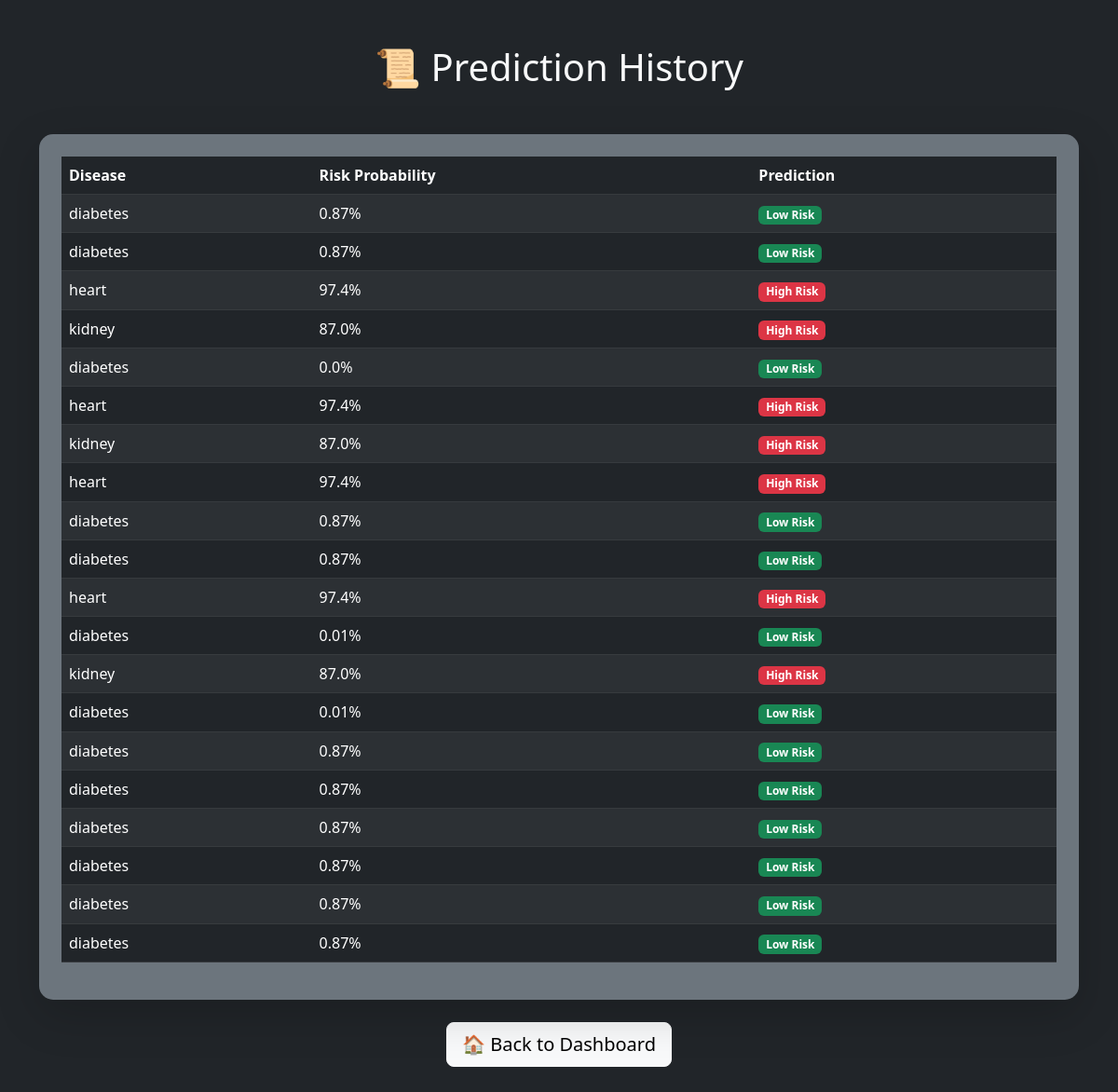
Page /history (signed in) on the earlier database version.
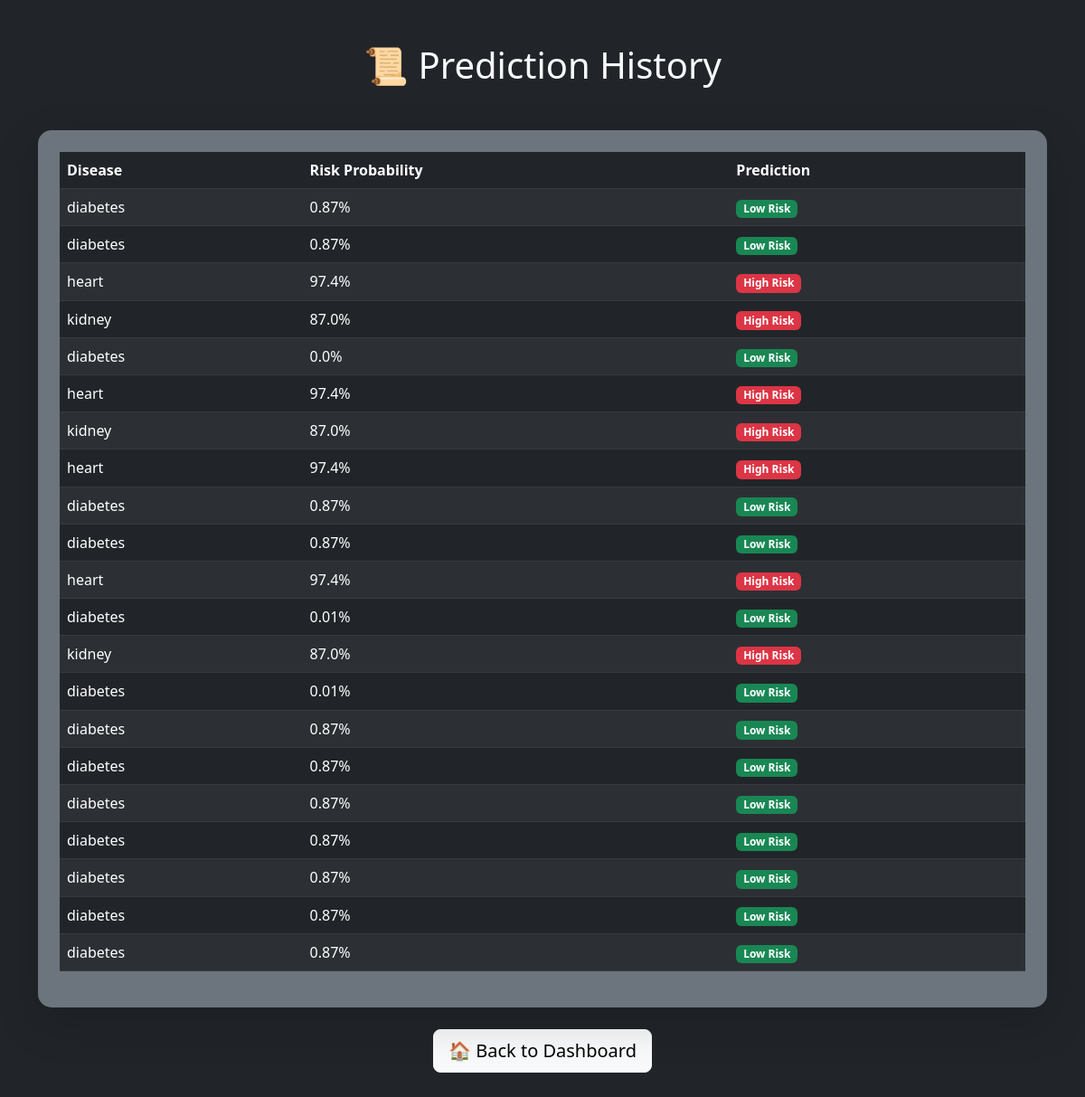
Same page on the later database version.
### tables this page shows
CREATE TABLE history(
        id INTEGER PRIMARY KEY AUTOINCREMENT,
        username TEXT,
        disease TEXT,
        probability REAL,
        prediction INTEGER
    );

### app.py (the view)
@app.route("/history")
def history():
    if "user" not in session:
        return redirect("/")
    conn = sqlite3.connect("users.db")
    c = conn.cursor()
    c.execute("""
    SELECT disease, probability, prediction
    FROM history
    WHERE username=?
    """, (session["user"],))
    rows = c.fetchall()
    conn.close()
    return render_template(
        "history.html",
        history=rows
    )

### templates/history.html (shortened to what this page needs)
<!DOCTYPE html>
<html lang="en">
<head>
    <link href="https://cdn.jsdelivr.net/npm/bootstrap@5.3.0/dist/css/bootstrap.min.css"
          rel="stylesheet">
    <link rel="stylesheet"
          href="{{ url_for('static', filename='css/style.css') }}">
</head>
<body class="bg-dark text-light">
<div class="container py-5">
    <h1 class="text-center mb-5">
        📜 Prediction History
    </h1>
    <div class="card bg-secondary border-0 shadow-lg p-4">
        <table class="table table-dark table-striped table-hover">
            <thead>
                <tr>
                    <th>Disease</th>
                    <th>Risk Probability</th>
                    <th>Prediction</th>
                </tr>
            </thead>
            <tbody>
                {% for item in history %}
                <tr>
                    <td>
                        {{ item[0] }}
                    </td>
                    <td>
                        {{ (item[1] * 100)|round(2) }}%
                    </td>
                    <td>
                        {% if item[2] == 1 %}
                            <span class="badge bg-danger">
                                High Risk
                            </span>
                        {% else %}
                            <span class="badge bg-success">
                                Low Risk
                            </span>
                        {% endif %}
                    </td>
                </tr>
                {% endfor %}
            </tbody>
        </table>
    </div>
    <div class="text-center mt-4">
        <a href="/dashboard"
           class="btn btn-light btn-lg">
            🏠 Back to Dashboard
        </a>
    </div>
</div>
</body>
</html>

### static/css/style.css (style rules this page uses)
body { background-color:#121212; color:white; }
.card { border-radius:15px; }

Differences in the rows shown:
added history: disease "diabetes", (item[1]*100)|round(2) "0.87", prediction "Low Risk"
